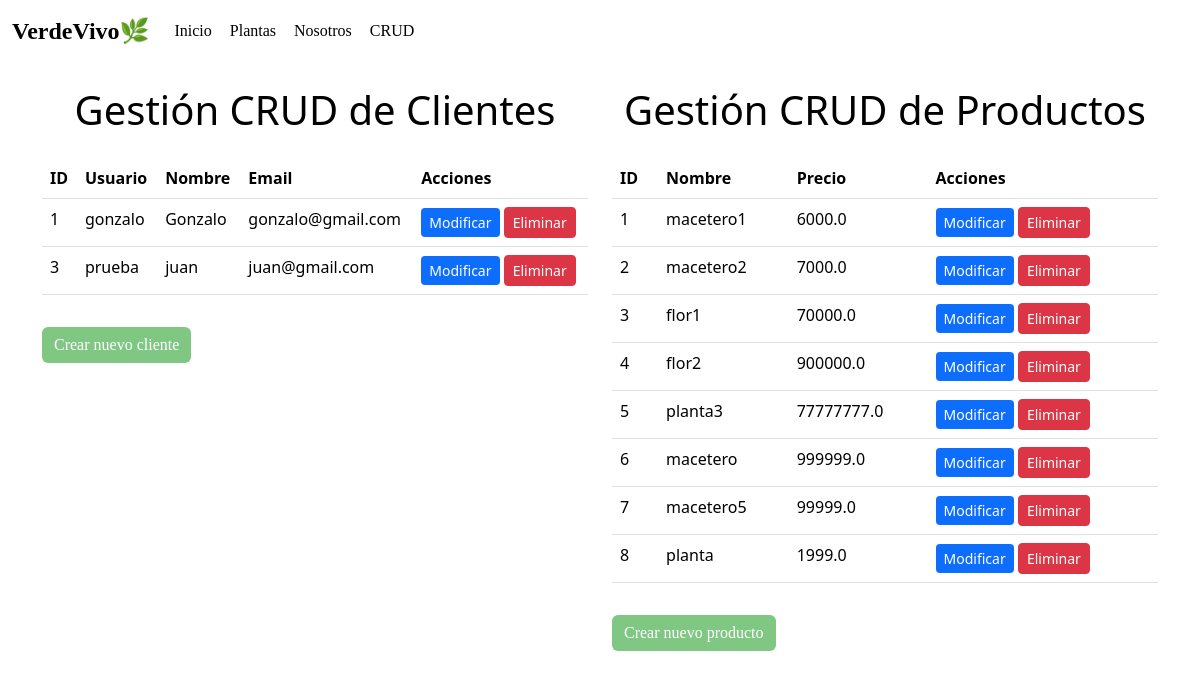
The page /crud/ on the database as committed earlier.
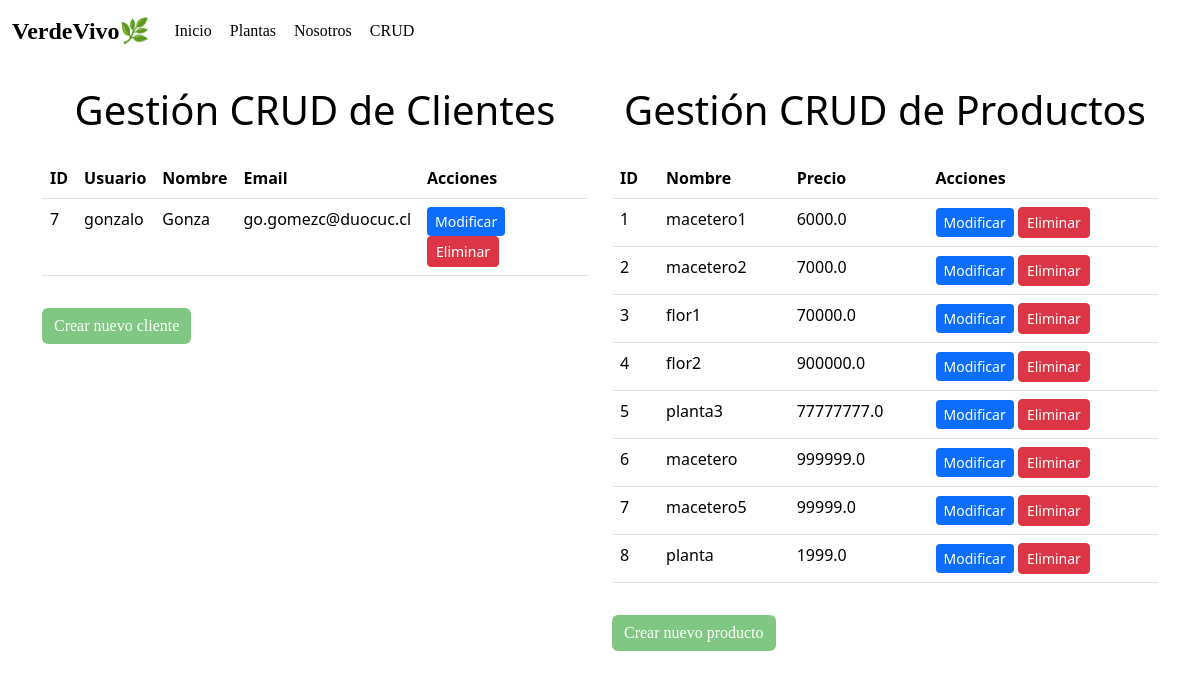
The same page on the database as committed later.
### store/models.py (models this page shows, shortened)
class Cliente(models.Model):
    id = models.AutoField(primary_key=True)
    user = models.OneToOneField(User, on_delete=models.CASCADE, null=True, blank=True)
    nombre = models.CharField(max_length=200, null=True)
    email = models.CharField(max_length=200, null=True)

class Producto(models.Model):
    id = models.AutoField(primary_key=True)
    nombre = models.CharField(max_length=200, null=True)
    precio = models.FloatField()
    digital = models.BooleanField(default=False, null=True, blank=False)
    image = models.ImageField(null=True, blank=True)

### store/views.py (the view)
# urls.py: path('crud/', views.crud, name='crud'),
def crud(request):
    clientes = Cliente.objects.all()
    productos = Producto.objects.all()
    return render(request, 'store/crud.html', {'clientes': clientes, 'productos': productos})

### store/templates/store/crud.html (shortened to what this page needs)
<!doctype html>
{% load static %}
<html lang="es">
<head>
  <link href="https://cdn.jsdelivr.net/npm/bootstrap@5.3.3/dist/css/bootstrap.min.css" rel="stylesheet">
</head>
<body class="claro">
  <nav class="navbar navbar-expand-lg">
    <div class="container-fluid">
      <a class="navbar-brand" id="navbar-brand" href="#">VerdeVivo🌿</a>
      <div class="collapse navbar-collapse justify-content-start" id="navbarNav">
        <ul class="navbar-nav">
          <li class="nav-item">
            <a class="nav-link" href="{% url 'inicio' %}">Inicio</a>
          </li>
          <li class="nav-item">
            <a class="nav-link" href="{% url 'rosas' %}">Plantas</a>
          </li>
          <li class="nav-item">
            <a class="nav-link" href="{% url 'nosotros' %}">Nosotros</a>
          </li>
          <li class="nav-item">
            <a class="nav-link" href="{% url 'crud' %}">CRUD</a>
          </li>
        </ul>
      </div>
    </div>
  </nav>
  <div class="container">
    <div class="row justify-content-center">
      <div class="col-md-6">
        <h1 class="my-4 text-center">Gestión CRUD de Clientes</h1>
        <table class="table">
          <thead class="thead-dark">
            <tr>
              <th>ID</th>
              <th>Usuario</th>
              <th>Nombre</th>
              <th>Email</th>
              <th>Acciones</th>
            </tr>
          </thead>
          <tbody>
            {% for c in clientes %}
            <tr>
              <td>{{ c.id }}</td>
              <td>{{ c.user.username }}</td>
              <td>{{ c.nombre }}</td>
              <td>{{ c.email }}</td>
              <td>
                <a href="{% url 'modificar' 'cliente' c.id %}" class="btn btn-sm btn-primary">Modificar</a>
                <a href="{% url 'eliminar' 'cliente' c.id %}" class="btn btn-sm btn-danger" onclick="return confirm('¿Estás seguro de eliminar este cliente?');">Eliminar</a>
              </td>
            </tr>
            {% empty %}
            <tr>
              <td colspan="5">No hay clientes registrados.</td>
            </tr>
            {% endfor %}
          </tbody>
        </table>
        <a href="{% url 'crear' 'cliente' %}" class="btn btn-success mt-3">Crear nuevo cliente</a>
      </div>
      <div class="col-md-6">
        <h1 class="my-4 text-center">Gestión CRUD de Productos</h1>
        <table class="table">
          <thead class="thead-dark">
            <tr>
              <th>ID</th>
              <th>Nombre</th>
              <th>Precio</th>
              <th>Acciones</th>
            </tr>
          </thead>
          <tbody>
            {% for producto in productos %}
            <tr>
              <td>{{ producto.id }}</td>
              <td>{{ producto.nombre }}</td>
              <td>{{ producto.precio }}</td>
              <td>
                <a href="{% url 'modificar' 'producto' producto.id %}" class="btn btn-sm btn-primary">Modificar</a>
                <a href="{% url 'eliminar' 'producto' producto.id %}" class="btn btn-sm btn-danger" onclick="return confirm('¿Estás seguro de eliminar este producto?');">Eliminar</a>
              </td>
            </tr>
            {% empty %}
            <tr>
              <td colspan="4">No hay productos registrados.</td>
            </tr>
            {% endfor %}
          </tbody>
        </table>
        <a href="{% url 'crear' 'producto' %}" class="btn btn-success mt-3">Crear nuevo producto</a>
      </div>
    </div>
  </div>
</body>
</html>

Rows that differ between the two databases and show on the page:
removed Cliente: id "1", user.username "gonzalo", nombre "Gonzalo", email "gonzalo@gmail.com"
removed Cliente: id "3", user.username "prueba", nombre "juan", email "juan@gmail.com"
added Cliente: id "7", user.username "gonzalo", nombre "Gonza", email "go.gomezc@duocuc.cl"
